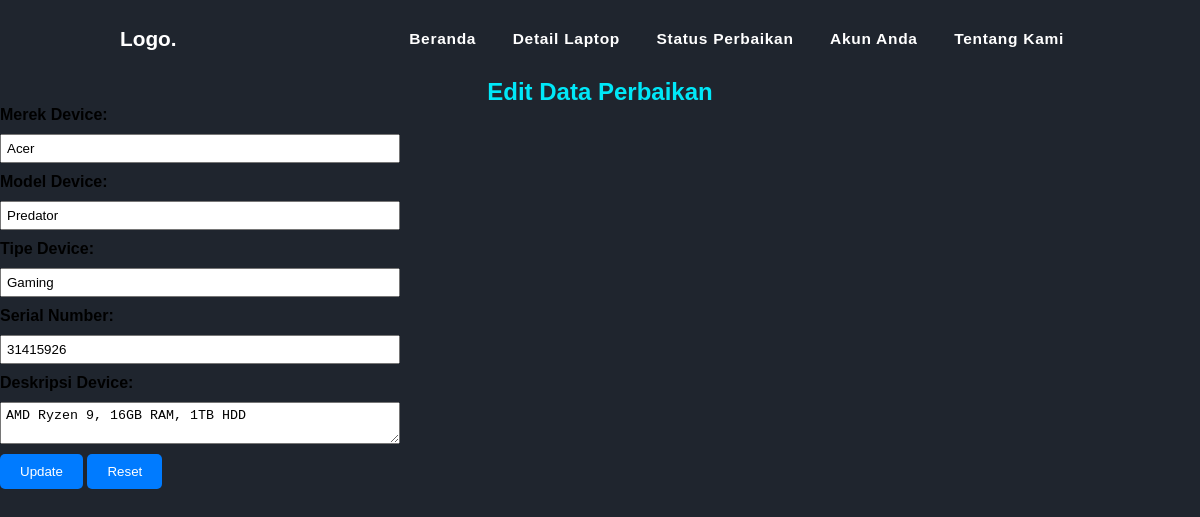
The app's page /servD/client/edit_laptop.php?id=3 with its own data.
### tables this page shows
CREATE TABLE `perbaikan` (
  `id_perbaikan` int(10) NOT NULL,
  `id_user` int(10) DEFAULT NULL,
  `id_device` int(10) DEFAULT NULL,
  `desk_kerusakan` text DEFAULT NULL,
  `status` varchar(20) DEFAULT NULL,
  `tanggal_masuk` date DEFAULT NULL,
  `estimasi` date DEFAULT NULL
);

CREATE TABLE `device` (
  `id_device` int(10) NOT NULL,
  `merek` varchar(25) DEFAULT NULL,
  `model` varchar(25) DEFAULT NULL,
  `tipe` varchar(25) DEFAULT NULL,
  `deskripsi` text DEFAULT NULL,
  `SN` int(8) DEFAULT NULL
);

### servD/client/edit_laptop.php (the view, shortened to what this page needs)
<?php
include "../koneksi.php";
if (isset($_GET['id'])) {
    $idPerbaikan = $_GET['id'];
    $query = "SELECT Perbaikan.id_perbaikan, Device.id_device, Pelanggan.nama AS 'Nama Pelanggan', Device.merek AS 'Merek Device', Device.model AS 'Model Device', Device.tipe AS 'Tipe Device', Device.deskripsi AS 'Deskripsi Device', Device.sn AS 'Serial Number'
              FROM Pelanggan
              JOIN Perbaikan ON Pelanggan.id_user = Perbaikan.id_user
              JOIN Device ON Perbaikan.id_device = Device.id_device
              WHERE Perbaikan.id_perbaikan = ?";
    $stmt = mysqli_prepare($link, $query);
    mysqli_stmt_bind_param($stmt, "i", $idPerbaikan);
    mysqli_stmt_execute($stmt);
    $result = mysqli_stmt_get_result($stmt);
    if (mysqli_num_rows($result) > 0) {
        $row = mysqli_fetch_assoc($result);
        ?>
        <html>
        <head>
            <?php include "menu.php"; ?>
            <link rel="stylesheet" href="css/style.css">
        </head>
        <body>
            <h2>Edit Data Perbaikan</h2>
            <form action="update_laptop.php" method="POST">
                <label for="merek">Merek Device:</label>
                <input type="text" name="merek" id="merek" value="<?php echo $row['Merek Device']; ?>"><br>
                <label for="model">Model Device:</label>
                <input type="text" name="model" id="model" value="<?php echo $row['Model Device']; ?>"><br>
                <label for="tipe">Tipe Device:</label>
                <input type="text" name="tipe" id="tipe" value="<?php echo $row['Tipe Device']; ?>"><br>
                <label for="sn">Serial Number:</label>
                <input type="text" name="sn" id="sn" value="<?php echo $row['Serial Number']; ?>"><br>
                <label for="deskripsi">Deskripsi Device:</label>
                <textarea name="deskripsi" id="deskripsi"><?php echo $row['Deskripsi Device']; ?></textarea><br>
                <div>
                    <input type="submit" value="Update">
                    <input type="reset" value="Reset">
                </div>
            </form>
        </body>
        </html>
        <?php
    } else {
        echo "Data perbaikan tidak ditemukan.";
    }
} else {
    echo "ID perbaikan tidak diberikan.";
}
?>

### servD/client/css/style.css (style rules this page uses)
* { margin: 0; padding: 0; }
body { font-family: 'Poppins', sans-serif; max-height: 100vh; background-color: #1F252E; }
h2 { color:#00E8F8; text-align: center; }
form { width: 400px; }
label { display: block; margin-bottom: 10px; font-weight: bold; }
input[type="text"], textarea, input[type="email"] { width: 100%; padding: 5px; margin-bottom: 10px; }
input[type="submit"], input[type="reset"] { padding: 10px 20px; background-color: #007bff; color: #fff; border: none; cursor: pointer; border-radius: 5px; }

### records on screen
perbaikan: merek "Acer", model "Predator", tipe "Gaming", sn "31415926", deskripsi "AMD Ryzen 9, 16GB RAM, 1TB HDD"
